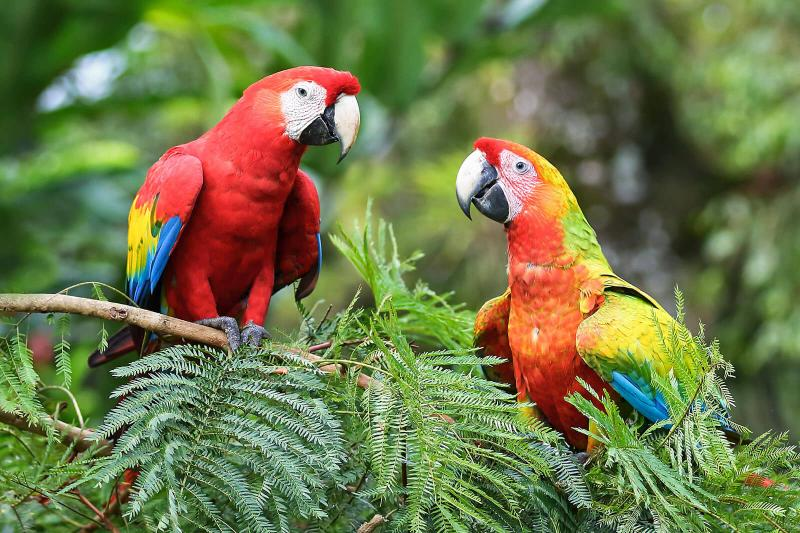
%> input picture MIDTERMS/parrots.jpg, 800 x 533 px
$ octave parrots.m   (GNU Octave 9; MATLAB toolbox functions it lacks are replaced by stand-ins)
%> lines starting %> are read from the running program, lines starting %| are printed output that depends on the picture
# To clear all variables and figures
clc
clf
clear all
close all


# a.
parrots = imread("parrots.jpg");
%> parrots is the input picture: size 533x800x3 uint8; mean R, G, B 111.1, 120.1, 73.5
figure(1, "name", "Image of a Parrots"): imshow(parrots);

# b - 533x800x3

whos parrots # To show the size of the original image of nature

# c
pkg load image; # importing a package

grayscale_parrot = rgb2gray(parrots); # changing the image to grayscale
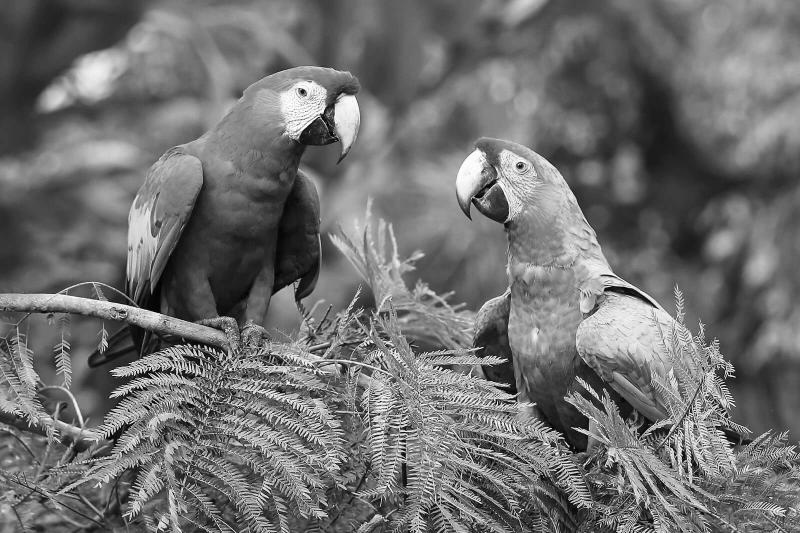
%> grayscale_parrot: size 533x800 uint8; min 0, max 255, mean 112.1


high_intesity_parrot = imadjust(grayscale_parrot); # adjusting the image
high_intesity_parrot = rescale(high_intesity_parrot, 0, 255); # rescaling the image
%> high_intesity_parrot: size 533x800 double
high_intesity_parrot = 2 * mat2gray(high_intesity_parrot); # value of the intesity


# Display and naming the figure window
figure(2, "name", "Parrot in grayscale with high intensity"): imshow(high_intesity_parrot);
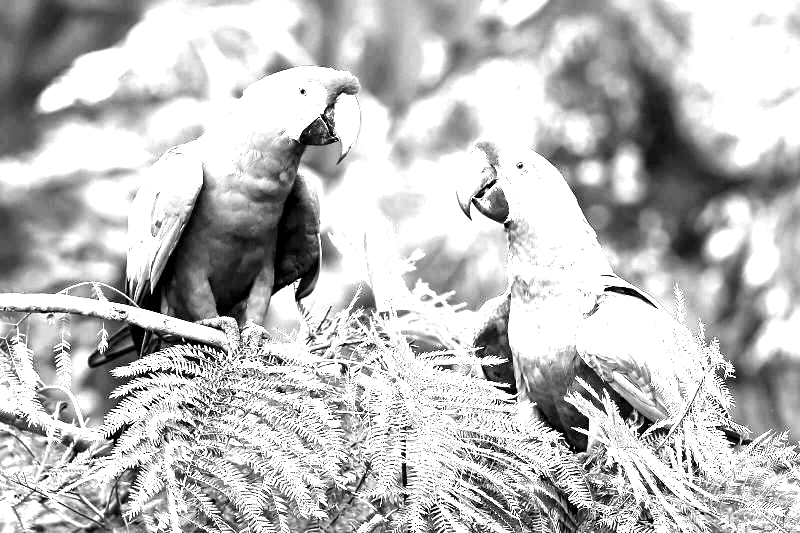
%> displayed picture: size 533x800, on the screen's scale of 0 to 255; min 0, max 255, mean 189


# d

parrot_grayscale = rgb2gray(parrots);  # changing the image to grayscale

# Display and naming the figure window
figure(3, "name", "Parrot in grayscale"): imshow(parrot_grayscale);

$ run again, with MIDTERMS/nature.jpg copied over MIDTERMS/parrots.jpg
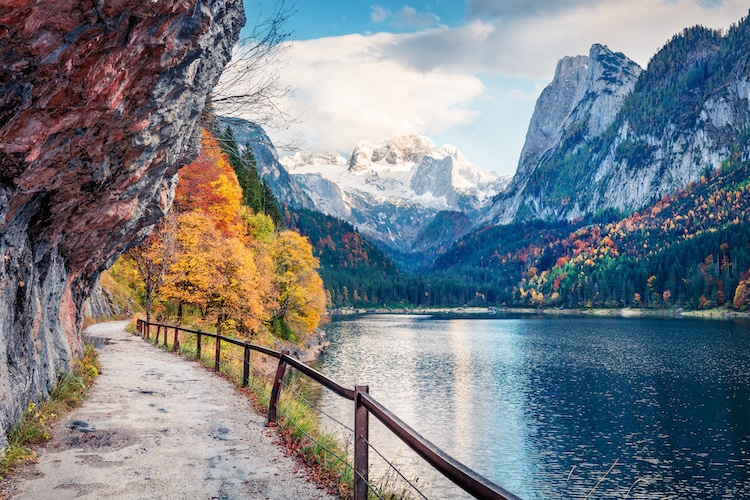
%> input picture MIDTERMS/nature.jpg, 750 x 500 px
%> parrots is the input picture: size 500x750x3 uint8; mean R, G, B 120.6, 127.6, 134.3
%> `grayscale_parrot = rgb2gray(parrots); # changing the image to grayscale`:
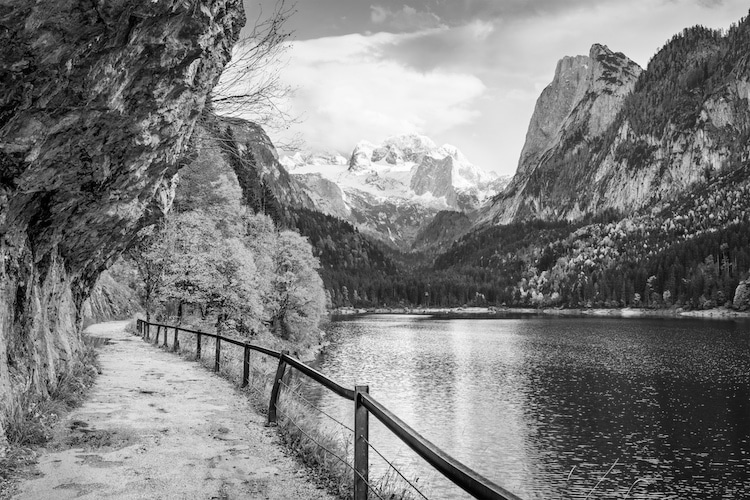
%> grayscale_parrot: size 500x750 uint8; min 0, max 255, mean 126.2
%> `figure(2, "name", "Parrot in grayscale with high intensity"): imshow(h..`:
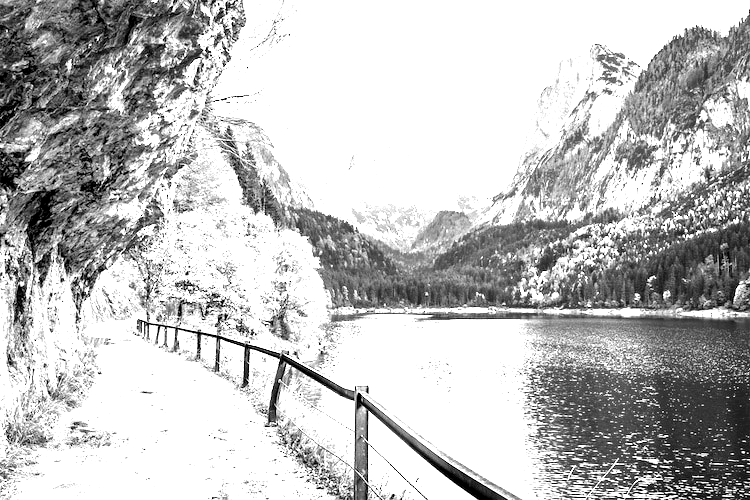
%> displayed picture: size 500x750, on the screen's scale of 0 to 255; min 0, max 255, mean 191.3
